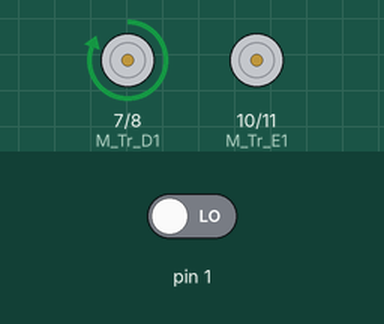
This sketch was run on a simulated Arduino Uno, built with avr-gcc and run on an emulated ATmega328P. On the bench: motor-driver pin pairs drawn as motors (green arrow = first pin HIGH = forward, orange = second pin HIGH = backward, longer = more drive). The inputs (shaded band) are chosen by the test bench; at power-on: pin 1 LOW.

Above: at 1.5 s.
At 4.5 s:
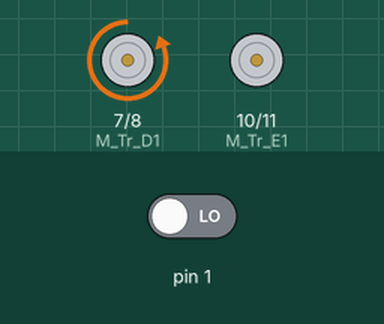
At 7.5 s:
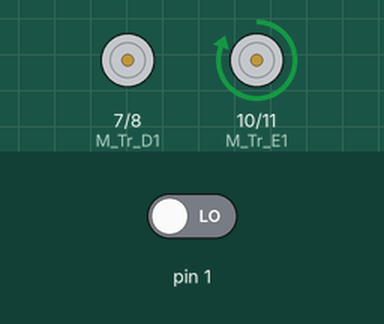
At 10.5 s:
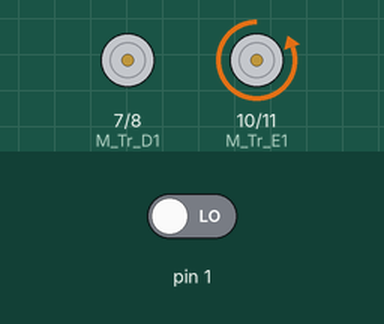
Timing chart, 0 to 15.6 s (numbered marks = the images above):
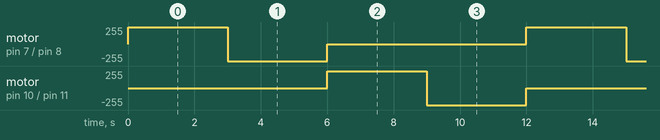

Measured:
- by itself, motor on pin 7 (M_Tr_D1) / pin 8 (M_Tr_D2), motor on pin 10 (M_Tr_E1) / pin 11 (M_Tr_E2): repeats every 12.0 s: backward 255/255 3.0 s, stopped 6.0 s, forward 255/255 3.0 s

The sketch:

motorTras.ino
```cpp
int M_Tr_D1 = 7;
int M_Tr_D2 = 8;
int M_Tr_E1 = 10;
int M_Tr_E2 = 11;

void setup(){
    pinMode(M_Tr_D1,OUTPUT);
    pinMode(M_Tr_D2,OUTPUT);
    pinMode(M_Tr_E1,OUTPUT);
    pinMode(M_Tr_E2,OUTPUT);

    pinMode(1,INPUT);

    while(digitalRead(1) == 1){
        int i = 1;
    }

}

void loop(){
    digitalWrite(7,1);
    digitalWrite(8,0);
    delay(3000);

    digitalWrite(7,0);
    digitalWrite(8,1);
    delay(3000);

    digitalWrite(8,0);

    digitalWrite(10,1);
    digitalWrite(11,0);
    delay(3000);

    digitalWrite(10,0);
    digitalWrite(11,1);
    delay(3000);

    digitalWrite(11,0);

}
```
